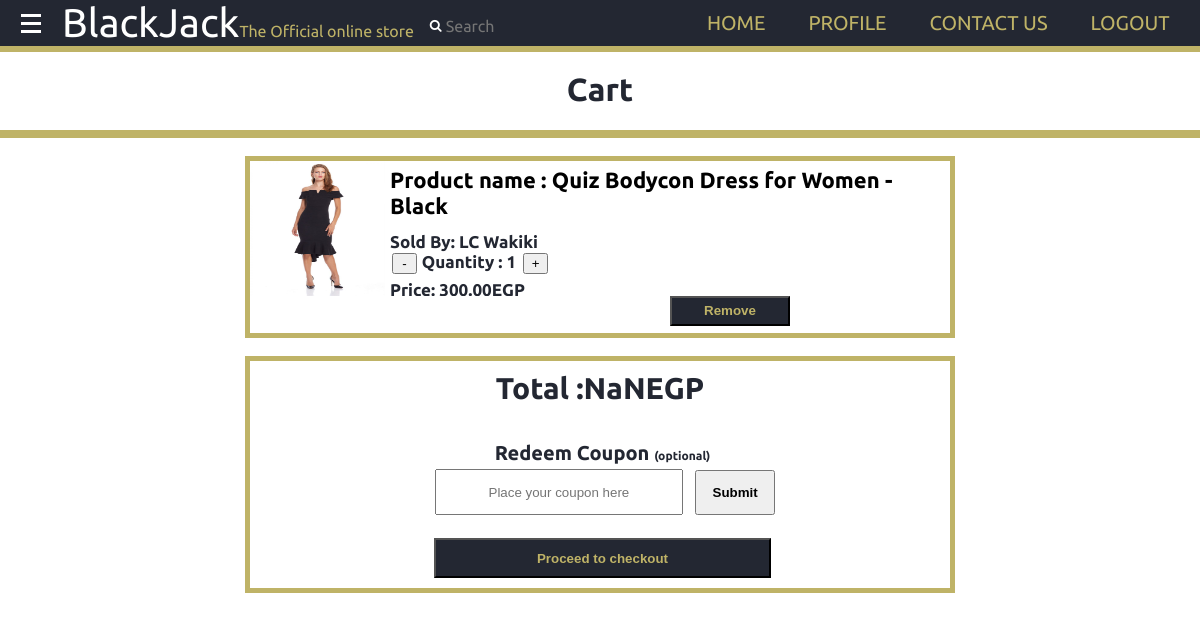
/cart/ (signed in), run on the app's committed database.
### products/models.py (models this page shows, shortened)
class Product(models.Model):
    id = models.UUIDField(primary_key=True, default=uuid.uuid4, editable=False)
    name = models.CharField(max_length=100)
    price = models.DecimalField(max_digits=7,decimal_places=2)
    description = models.TextField(blank=True)
    remaininginstock = models.PositiveSmallIntegerField(default=1)
    featured = models.BooleanField(default=False)
    image = models.ImageField(null=True,blank=True,upload_to='product_images/')
    shop = models.ForeignKey('shop.Shop',on_delete=models.CASCADE)
    reviews = models.ManyToManyField(Review, blank=True, related_name="reviews")
    categories = [
        ('clothing','Clothing'),
        ('tvs','TVs'),
        ('electronics','Electronics'),
        ('home_applicanes','Home Appliances'),
        ('furniture','Furniture'),
        ('other','Other')
    ]
    category_map={
        'clothing':'Clothing',
        'tvs':'TVs',
        'electronics':'Electronics',
        'home_appliances':'Home Appliances',
        'furniture':'Furniture',
        'other':'Other'
    }
    category = models.CharField(max_length=15,choices=categories,default='other')
    visits = models.IntegerField(default=0)

### shop/models.py (models this page shows, shortened)
class Shop(models.Model):
    name = models.CharField(max_length=30)
    description = models.TextField(max_length=100)
    address = models.TextField(max_length=100,)
    products = models.ManyToManyField(Product, blank=True, related_name="products")
    coupons = models.ManyToManyField('shop.Coupon',blank=True,default=None,related_name='shop_coupons')
    orders = models.ManyToManyField('users.Order',blank=True,default=None,related_name='shop_orders')
    featured = models.BooleanField(default=False)

### users/models.py (models this page shows, shortened)
class User(AbstractUser):
    phone_number = models.CharField(max_length=15,null=False,default="")
    phone_number_code = models.CharField(max_length=4,null=False,default="+20")
    country = models.CharField(max_length=30,null=False,default="Egypt")
    preferred_currency = models.CharField(max_length=3,null=False,default="EGP")
    address = models.CharField(max_length=100,null=False,default="")
    is_seller = models.BooleanField(default=False)
    cart = models.ManyToManyField('products.Product', blank=True, related_name="cart")
    wishlist = models.ManyToManyField('products.Product', blank=True, related_name="wishlist" )
    shop = models.ForeignKey('shop.Shop', related_name="user_shop",on_delete=models.SET_NULL, null=True, blank=True, default=None)
    orders = models.ManyToManyField('users.Order', blank=True, related_name="user_orders")

### users/views.py (the view)
# urls.py: path('cart/', views.cart, name='cart'),
@login_required
def cart(request):
    if request.is_ajax():
        coupon_code = request.GET['coupon_code']
        user_coupon = Coupon.objects.filter(code=coupon_code)
        if user_coupon and user_coupon[0].coupon_type=='user':
            if user_coupon[0].activated:
                return JsonResponse({
                    'success': True,
                    'discount': user_coupon[0].discount,
                    'type': 'user'
                })
            return JsonResponse({
                'success':False
            })
        elif user_coupon and user_coupon[0].coupon_type=='event':
            if user_coupon[0].activated:
                return JsonResponse({
                    'success': True,
                    'discount': user_coupon[0].discount,
                    'type': 'event'
                })
            return JsonResponse({
                'success':False
            })
        else:
            products=request.user.cart.all()
            for product in products:
                for coupon in product.shop.coupons.all():
                    if coupon_code==coupon.code and coupon.activated:
                        print(coupon.shop.name)
                        return JsonResponse({
                            'success':True,
                            'discount':coupon.discount,
                            'shopname':coupon.shop.name,
                            'type':'shop'
                        })
            return JsonResponse({
                                'success':False
                            })
    elif request.method=='GET':
        preferred_currency=get_preffered_currency(request)
        currency_ratio=get_currency_ratio(request)
        products=request.user.cart.all()
        return render(request,"users/cart.html",
        {
            'currency_ratio':currency_ratio,
            'currency_symbol':currency_symbols[preferred_currency],
            'products':products,
        })

### users/views.py (called while the page is built)
def get_currency_ratio(request):
    preferred_currency=get_preffered_currency(request)
    if preferred_currency=='EGP':
        return 1
    else:
        return requests.get('https://free.currconv.com/api/v7/convert',{'apiKey':config('API_KEY'),'q':'EGP'+'_'+preferred_currency,'compact':'ultra'}).json()['EGP'+'_'+preferred_currency]

def get_preffered_currency(request):
    if not request.user.is_authenticated:
        return 'EGP'
    if request.user.preferred_currency=='':
        return 'EGP'
    return request.user.preferred_currency

### users/templates/users/cart.html (shortened to what this page needs)
{% extends 'users/layout.html' %}
{% load mathfilters %}
{% block name %}Cart{% endblock %}
{% block body %}
  {% if products %}
  <div id="items">
      <div class="itemscontainer">
          {% for product in products %}
          <div class="item" title="{{ product.name }}">
            <div style="overflow: auto;">
            <img src="{{ product.image.url }}" height="135" width="135">
            <p style="font-size:22px; font-weight:bold; position:relative; top:5px;"><a href="{% url 'productpage' product.id %}">Product name : {{ product.name }}</a></p>
            <p><span style="font-weight:bold;">Sold By: </span><span class="shopname">{{ product.shop.name }}</span></p>
            <button type="button" name="-" class="count" onclick="dec('{{product.name}}')">-</button>
              <p style="display:inline;"><span style="font-weight:bold; bottom:10px;">Quantity : </span> <span id="{{product.name}}" name="{{product.name}}" class="q">{% if product.remaininginstock > 0 %}1{% else %}0{% endif %}</span></p>
              <button id="{{product.name}}" type="button" name="+" class="count" onclick="inc('{{product.name}}', {{product.remaininginstock}})"
              >+</button>
              <p >Price: <span class="old_price"><span class="p">{{product.price|mul:currency_ratio|floatformat:2}}</span>{{currency_symbol}}</span></p>
            </div>
            <div>
              <button class="deactivate" onclick="location.href='{% url 'removefromcart' product.id %}'">Remove</button>
            </div>
          </div>
          {% endfor %}
      </div>
  </div>
  <div class="total">
      <p title="total" style="margin-top: 10px;margin-bottom: 0px;">Total :<span id="t"></span>{{currency_symbol}}</p>
      <br>
      <p style="font-size:20px;margin-left:5px; font-weight:bold;margin-bottom:4px;margin-top: 0px;">Redeem Coupon <span style="font-size:12px;">(optional)</span></p>
      <input type="text" name="username" id="coupon_code" placeholder="Place your coupon here" style="display:inline; height:40px; width:240px; margin-left:5px; margin-top:0px;text-align:center;">
      <input type="button" id="add_coupon" name="Submit" value="Submit"
      style="display:inline; height:45px; width:80px; position:relative; left:5px; font-weight:bold; margin-bottom:20px; ">
      <form action="{% url 'create_transaction' %}" method="POST">
      <input type="submit" id="checkout_btn" name="proceed_to_checkout" value="Proceed to checkout" disabled>
      </form>
  </div>
  {% else %}
  <div>
    <p style="font-size:2.5rem; text-align:center">You don't have any products in your cart</p>
  </div>
  {% endif %}
{% endblock %}

### users/static/users/css/layout.css (style rules this page uses)
body { margin: 0; padding: 0; width: 100vw; height: 100vh; font-family: 'Ubuntu', sans-serif; }

### users/templates/users/cart.html (style rules this page uses)
#items { overflow: hidden; width:710px; margin:10px auto 10px auto; }
.item { width:700px; height:auto; background-color:white; border:5px solid #BFB367; margin:0.5em 0em; }
.item a { color:black; text-decoration: none; }
.itemscontainer { border:navy; }
.item p { color:#232732; font-size:17px; position:relative; top:17px; margin:1px; }
.item img { float:left; height:135px; margin-right:5px; }
.total { font-size:30px; font-weight:bold; color:#232732; width:700px; background-color:white; border:5px solid #BFB367; padding-bottom: 10px; text-align: center; margin:10px auto 10px auto; }
.count { display:inline; bottom:-17px; position:relative; margin-left:2px; width:25px; margin-bottom: 5px; }
.deactivate { width:120px; height:30px; background-color :#232732; font-weight:bold; margin-left:60%; margin-bottom:0.5em; color:#BFB367; }
#checkout_btn { height:40px; width:337px; margin-left:5px; font-weight:bold; color:#BFB367; background-color: #232732; cursor: pointer; }

### data on the page
Product: image (picture), name "Quiz Bodycon Dress for Women - Black", shop.name "LC Wakiki", remaininginstock "1", price|mul "300.00", currency_symbol "EGP"
User: preferred_currency "EGP"
